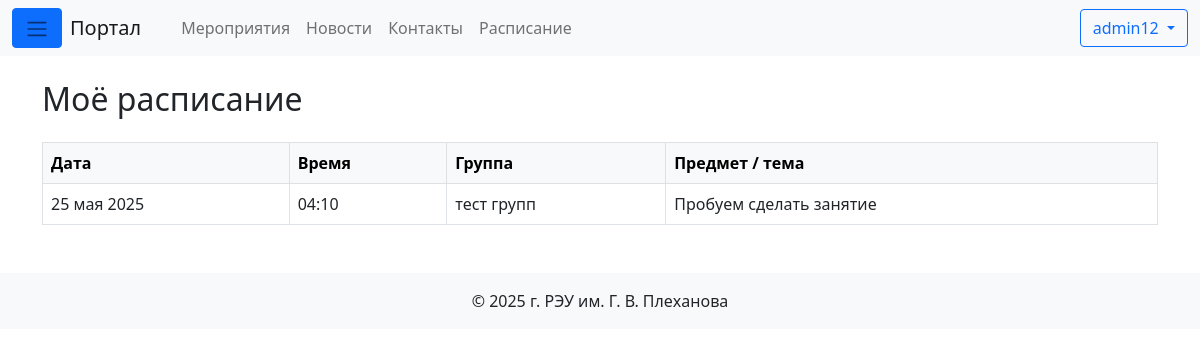
Page /schedule/ (signed in) on the committed database.
### portal/models.py (models this page shows, shortened)
class Lesson(models.Model):
    title    = models.CharField(_("Тема занятия"), max_length=200)
    datetime = models.DateTimeField(_("Дата и время занятия"))
    group    = models.ForeignKey(
        StudyGroup,
        verbose_name=_("Группа"),
        related_name="lessons",
        on_delete=models.CASCADE,
    )
    class Meta:
        ordering = ("datetime",)
        verbose_name = _("Занятие")
        verbose_name_plural = _("Занятия")

class StudyGroup(models.Model):
    name     = models.CharField(_("Название группы"), max_length=100, unique=True)
    students = models.ManyToManyField(
        settings.AUTH_USER_MODEL,
        verbose_name=_("Студенты"),
        related_name="study_groups",
        blank=True,
    )
    class Meta:
        verbose_name = _("Учебная группа")
        verbose_name_plural = _("Учебные группы")

### portal/views.py (the view)
# urls.py: path("schedule/", views.ScheduleView.as_view(), name="schedule"),
class ScheduleView(LoginRequiredMixin, TemplateView):
    template_name = "portal/schedule.html"
    def get_context_data(self, **kwargs):
        ctx = super().get_context_data(**kwargs)
        groups = StudyGroup.objects.filter(students=self.request.user)
        ctx["lessons"] = (
            Lesson.objects.filter(group__in=groups)
            .select_related("group")
            .order_by("datetime")
        )
        return ctx

### templates/portal/schedule.html (shortened to what this page needs)
{% extends "base.html" %}
{% block content %}
<h2 class="mb-4">Моё расписание</h2>
{% if lessons %}
  <table class="table table-bordered align-middle">
    <thead class="table-light">
      <tr>
        <th>Дата</th>
        <th>Время</th>
        <th>Группа</th>
        <th>Предмет / тема</th>
      </tr>
    </thead>
    <tbody>
      {% for lesson in lessons %}
        <tr>
          <td>{{ lesson.datetime|date:"d E Y" }}</td>
          <td>{{ lesson.datetime|time:"H:i" }}</td>
          <td>{{ lesson.group.name }}</td>
          <td>{{ lesson.title }}</td>
        </tr>
      {% endfor %}
    </tbody>
  </table>
{% else %}
  <p class="text-muted">У вас пока нет занятий.</p>
{% endif %}
{% endblock %}

### templates/base.html (shortened to what this page needs)
<!DOCTYPE html>
{% load static %}
<html lang="ru">
<head>
  <link href="https://cdn.jsdelivr.net/npm/bootstrap@5.0.2/dist/css/bootstrap.min.css" rel="stylesheet">
  <link href="https://cdn.jsdelivr.net/npm/bootstrap-icons@1.10.5/font/bootstrap-icons.css" rel="stylesheet">
</head>
<body>
<nav class="navbar navbar-expand-lg navbar-light bg-light">
  <div class="container-fluid">
    <button class="btn btn-primary me-2" data-bs-toggle="offcanvas" data-bs-target="#offcanvasMenu">
      <span class="navbar-toggler-icon"></span>
    </button>
    <a class="navbar-brand" href="{% url 'portal:home' %}">Портал</a>
    <div class="collapse navbar-collapse">
      <ul class="navbar-nav ms-3">
        <li class="nav-item"><a class="nav-link" href="{% url 'portal:events' %}">Мероприятия</a></li>
        <li class="nav-item"><a class="nav-link" href="{% url 'portal:news' %}">Новости</a></li>
        <li class="nav-item"><a class="nav-link" href="{% url 'portal:contacts' %}">Контакты</a></li>
        {% if user.is_authenticated %}
          <li class="nav-item"><a class="nav-link" href="{% url 'portal:schedule' %}">Расписание</a></li>
        {% endif %}
      </ul>
    </div>
    <div class="ms-auto">
      {% if user.is_authenticated %}
        <div class="dropdown d-inline">
          <button class="btn btn-outline-primary dropdown-toggle"
                  id="userMenu" data-bs-toggle="dropdown">
            {{ user.get_full_name|default:user.username }}
          </button>
        </div>
      {% else %}
        <a class="btn btn-outline-primary me-2" href="{% url 'portal:login' %}?next={{ request.path }}">Войти</a>
        <a class="btn btn-success" href="{% url 'portal:signup' %}?next={{ request.path }}">Регистрация</a>
      {% endif %}
    </div>
  </div>
</nav>
<div class="container mt-4">
  {% block content %}{% endblock %}
</div>
<footer class="bg-light text-center py-3 mt-5">
  © 2025 г. РЭУ им. Г. В. Плеханова
</footer>
</body>
</html>

### rows in the picture
Lesson: datetime "25 мая 2025", datetime "04:10", group.name "тест групп", title "Пробуем сделать занятие"

### other values in the picture
{{ user.get_full_name|default:user.username }} "admin12"
